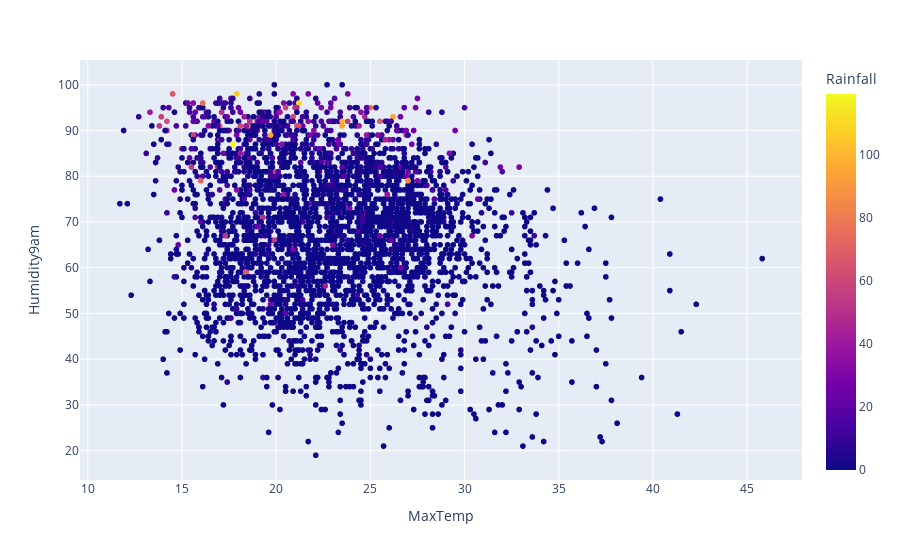

Source (notebook cell):
### Code cell
#Enter Your Code, Execute and take the Screenshot
import plotly.express as px

px.scatter(data_frame=df, x='MaxTemp', y='Humidity9am', color='Rainfall')

### Figure 1 — Plotly figure (JSON) as saved in the notebook; plotly's stock layout.template omitted (floating-point values rounded to 4 significant figures; data arrays with more than 128 entries replaced by an {"elided": "..."} marker saying what was removed)
{"data": [{"hovertemplate": "MaxTemp=%{x}<br>Humidity9am=%{y}<br>Rainfall=%{marker.color}<extra></extra>", "legendgroup": "", "marker": {"color": {"elided": "3271 float values"}, "coloraxis": "coloraxis", "symbol": "circle"}, "mode": "markers", "name": "", "showlegend": false, "type": "scattergl", "x": {"elided": "3271 float values"}, "xaxis": "x", "y": {"elided": "3271 int values"}, "yaxis": "y"}], "layout": {"coloraxis": {"colorbar": {"title": {"text": "Rainfall"}}, "colorscale": [[0, "#0d0887"], [0.1111, "#46039f"], [0.2222, "#7201a8"], [0.3333, "#9c179e"], [0.4444, "#bd3786"], [0.5556, "#d8576b"], [0.6667, "#ed7953"], [0.7778, "#fb9f3a"], [0.8889, "#fdca26"], [1, "#f0f921"]]}, "legend": {"tracegroupgap": 0}, "margin": {"t": 60}, "xaxis": {"anchor": "y", "domain": [0, 1], "title": {"text": "MaxTemp"}}, "yaxis": {"anchor": "x", "domain": [0, 1], "title": {"text": "Humidity9am"}}}}
